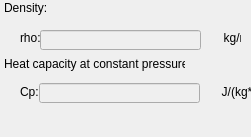
       <widget class="QWidget" name="pgTermodynamicsSolidProperties">
        <property name="geometry">
         <rect>
          <x>0</x>
          <y>0</y>
          <width>251</width>
          <height>137</height>
         </rect>
        </property>
        <attribute name="label">
         <string>Thermodynamics, Solid</string>
        </attribute>
        <widget class="QLabel" name="lblDensityProperties">
         <property name="geometry">
          <rect>
           <x>4</x>
           <y>0</y>
           <width>111</width>
           <height>16</height>
          </rect>
         </property>
         <property name="text">
          <string>Density:</string>
         </property>
        </widget>
        <widget class="QLineEdit" name="edtRhoProperties">
         <property name="enabled">
          <bool>false</bool>
         </property>
         <property name="geometry">
          <rect>
           <x>40</x>
           <y>30</y>
           <width>161</width>
           <height>20</height>
          </rect>
         </property>
        </widget>
        <widget class="QLabel" name="lblRhoProperties">
         <property name="geometry">
          <rect>
           <x>20</x>
           <y>30</y>
           <width>221</width>
           <height>16</height>
          </rect>
         </property>
         <property name="text">
          <string>rho:                                                       kg/m3</string>
         </property>
        </widget>
        <widget class="QLabel" name="lblCpProperties">
         <property name="geometry">
          <rect>
           <x>20</x>
           <y>84</y>
           <width>231</width>
           <height>16</height>
          </rect>
         </property>
         <property name="text">
          <string>Cp:                                                       J/(kg*K)</string>
         </property>
        </widget>
        <widget class="QLabel" name="lblHeatCapacityProperties">
         <property name="geometry">
          <rect>
           <x>4</x>
           <y>56</y>
           <width>181</width>
           <height>16</height>
          </rect>
         </property>
         <property name="text">
          <string>Heat capacity at constant pressure:</string>
         </property>
        </widget>
        <widget class="QLineEdit" name="edtCpProperties">
         <property name="enabled">
          <bool>false</bool>
         </property>
         <property name="geometry">
          <rect>
           <x>39</x>
           <y>83</y>
           <width>161</width>
           <height>20</height>
          </rect>
         </property>
        </widget>
        <zorder>lblCpProperties</zorder>
        <zorder>lblRhoProperties</zorder>
        <zorder>lblDensityProperties</zorder>
        <zorder>edtRhoProperties</zorder>
        <zorder>lblHeatCapacityProperties</zorder>
        <zorder>edtCpProperties</zorder>
       </widget>
